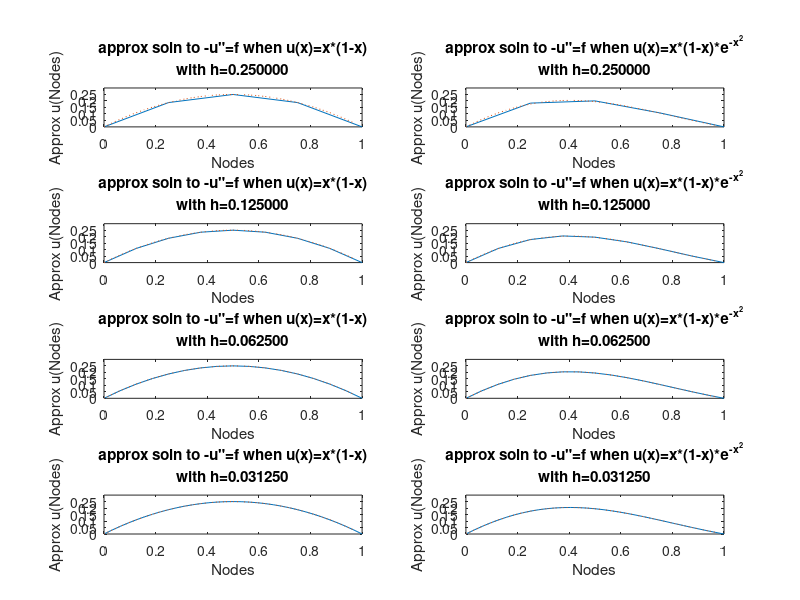
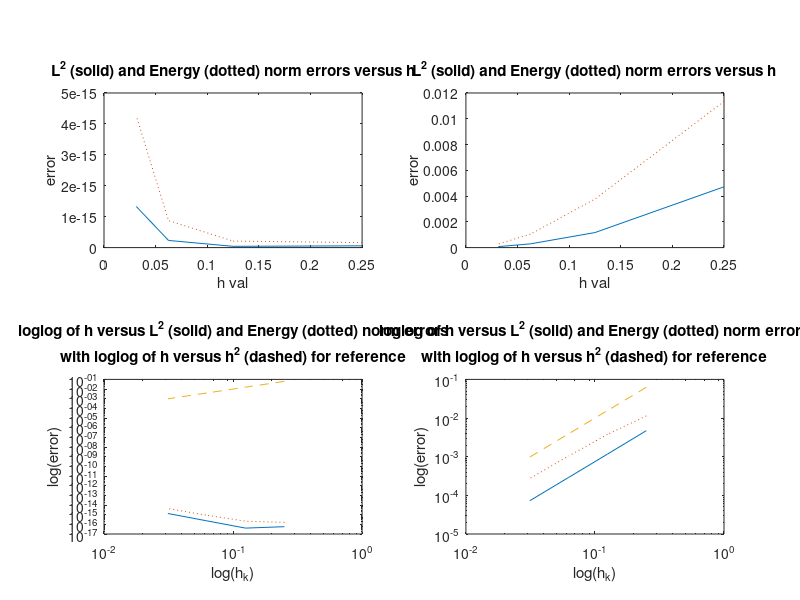

MATLAB code for these plots, in order:
h=(1/2).^[2:5];
err0_a = zeros(length(h),1);
err1_b = zeros(length(h),1);
err0_a = zeros(length(h),1);
err1_b = zeros(length(h),1);

for j=1:length(h)

    N=(1-h(j))/h(j);
    A=(1/h(j))*(2*eye(N,N)-diag(ones(N-1,1),1)-diag(ones(N-1,1),-1));
    xInt=h(j)*[1 : N]';
    xFull=h(j)*[0 : (N+1)]';

    %when the exact solution is u(x)=x*(1-x), 
    %then f(x) is 2 and u(0)=0, u(1)=0
    b_a= h(j)*2* ones(N,1); 
    b_a(1)=b_a(1)+h(j)*0; b_a(N)=b_a(N)+h(j)*0;

    %when the exact solution is u(x)=x*(1-x)*e^(-x^2), 
    %then f(x) = (1-2x-2x^2+2x^3)*e^(-x^2) and u(0)=0, u(1)=0
    b_b=2*h(j)*(2*xInt.^4-2*xInt.^3-5*xInt.^2+3*xInt+1).*exp(-(xInt.^2));
    b_b(1)=b_b(1)+h(j)*0; b_b(N)=b_b(N)+h(j)*0;
    
    %approximate solutions
    V_a_approx = A\(b_a);
    U_a_approx = [0; V_a_approx ; 0];
    U_a_exact = xFull.*(1-xFull);
    V_b_approx = A\(b_b);
    U_b_approx = [0; V_b_approx ; 0];
    U_b_exact = xFull.*(1-xFull).*exp(-xFull.^2);
    
    %L2 error (err0) and Enery error (err1) of approximations
    err0_a(j) = ((h(j)/2)* ((U_a_approx - U_a_exact)'.^2)*([1 ; 2*ones(N,1) ;1]))^(1/2);
    aux_a = ((U_a_approx - U_a_exact)')*diag(ones(N,1),2)*(U_a_approx - U_a_exact);
    err1_a(j) = (1/(8*h(j))* (((((U_a_approx - U_a_exact)').^2)*([2 ; 3 ; 4*ones(N-2,1) ; 3 ; 2]))-4*aux_a))^(1/2);
    err0_b(j) = ((h(j)/2)* ((U_b_approx - U_b_exact)'.^2)*([1 ; 2*ones(N,1) ;1]))^(1/2);
    aux_b = ((U_b_approx - U_b_exact)')*diag(ones(N,1),2)*(U_b_approx - U_b_exact);
    err1_b(j) = (1/(8*h(j))* (((((U_b_approx - U_b_exact)').^2)*([2 ; 3 ; 4*ones(N-2,1) ; 3 ; 2]))-4*aux_b))^(1/2);


    
    %plots of approximate solutions when h=h(j)
    subplot(length(h),2,2*(j-1)+1);
        plot(xFull,U_a_approx); 
        xlabel('Nodes'); ylabel('Approx u(Nodes)'); axis([0 1 0 .3]);
        title({'approx soln to -u"=f when u(x)=x*(1-x)';sprintf('with h=%f',h(j))});
        hold on;
    subplot(length(h),2,2*(j-1)+2);
        plot(xFull,U_b_approx);     
        xlabel('Nodes'); ylabel('Approx u(Nodes)'); axis([0 1 0 .3]);
        title({'approx soln to -u"=f when u(x)=x*(1-x)*e^{-x^2}';sprintf('with h=%f',h(j))});
        hold on;
        
    %plot exact solutions as dotted curves    
    xAll = h(length(h))*[0 : (1-h(length(h)))/h(length(h))]';
    subplot(length(h),2,2*(j-1)+1);
        plot(xAll,xAll.*(1-xAll),':'); 
        axis([0 1 0 .3]);
        hold on;
    subplot(length(h),2,2*(j-1)+2);
        plot(xAll,xAll.*(1-xAll).*exp(-xAll.^2),':'); 
        axis([0 1 0 .3]); 
        hold on;
        
    clear V_a_approx U_a_approx U_a_exact aux_a
    clear V_b_approx U_b_approx U_b_exact aux_b
    clear A b_a b_b xInt N xFull


end

figure

%generation of L^2 error (err0) and Energy norm error (err1)
subplot(2,2,1)
    plot([h],[err0_a])    
    hold on;
    plot([h],[err1_a],':')
    xlabel('h val'); ylabel('error')
    title('L^2 (solid) and Energy (dotted) norm errors versus h')
    axes
subplot(2,2,2)
    plot([h],[err0_b])
	hold on;
    plot([h],[err1_b],':')
    xlabel('h val'); ylabel('error')
    title('L^2 (solid) and Energy (dotted) norm errors versus h')

%generation of loglog plots of h versus err0 and err1
subplot(2,2,3)
    loglog(h(1:length(h)),err0_a); 
    hold on;
    loglog(h(1:length(h)),err1_a,':')
    loglog(h(1:length(h)),h(1:length(h)).^2,'--')
    xlabel('log(h_k)'); ylabel('log(error)');
    title({'loglog of h versus L^2 (solid) and Energy (dotted) norm errors';
        'with loglog of h versus h^2 (dashed) for reference'});
subplot(2,2,4)
    loglog(h(1:length(h)),err0_b); 
    hold on;
    loglog(h(1:length(h)),err1_b,':')
    loglog(h(1:length(h)),h(1:length(h)).^2,'--')
    xlabel('log(h_k)'); ylabel('log(error)');
    title({'loglog of h versus L^2 (solid) and Energy (dotted) norm errors';
        'with loglog of h versus h^2 (dashed) for reference'});

% commented out in printout
% %generation of numerical rates of convergence for err0 and err1
% subplot(3,2,5)
%     rates0_a = log(err0_a./circshift(err0_a,[1 -1]))/log(2);
%     rates1_a = log(err1_a./circshift(err1_a,[1 -1]))/log(2);
%     plot(h(2:length(h)),rates0_a(1:(length(h)-1)));
%     hold on;
%     plot(h(2:length(h)),rates1_a(1:(length(h)-1)),':');
%     xlabel('h_k'); ylabel('rate(h_k) = log(h_{K-1}/h_{k})/log(2)');
%     title('L^2 (solid) and Energy (dotted) norm rate of convergence');
% subplot(3,2,6)
%     rates0_b = log(err0_b./circshift(err0_b,[1 -1]))/log(2);
%     rates1_b = log(err1_b./circshift(err1_b,[1 -1]))/log(2);
%     plot(h(2:length(h)),rates0_b(1:(length(h)-1)));
%     hold on;
%     plot(h(2:length(h)),rates1_b(1:(length(h)-1)),':');
%     xlabel('h_k'); ylabel('rate(h_k) = log(h_{K-1}/h_{k})/log(2)');
%     title('L^2 (solid) and Energy (dotted) norm rate of convergence');
%     

    
    clear all
